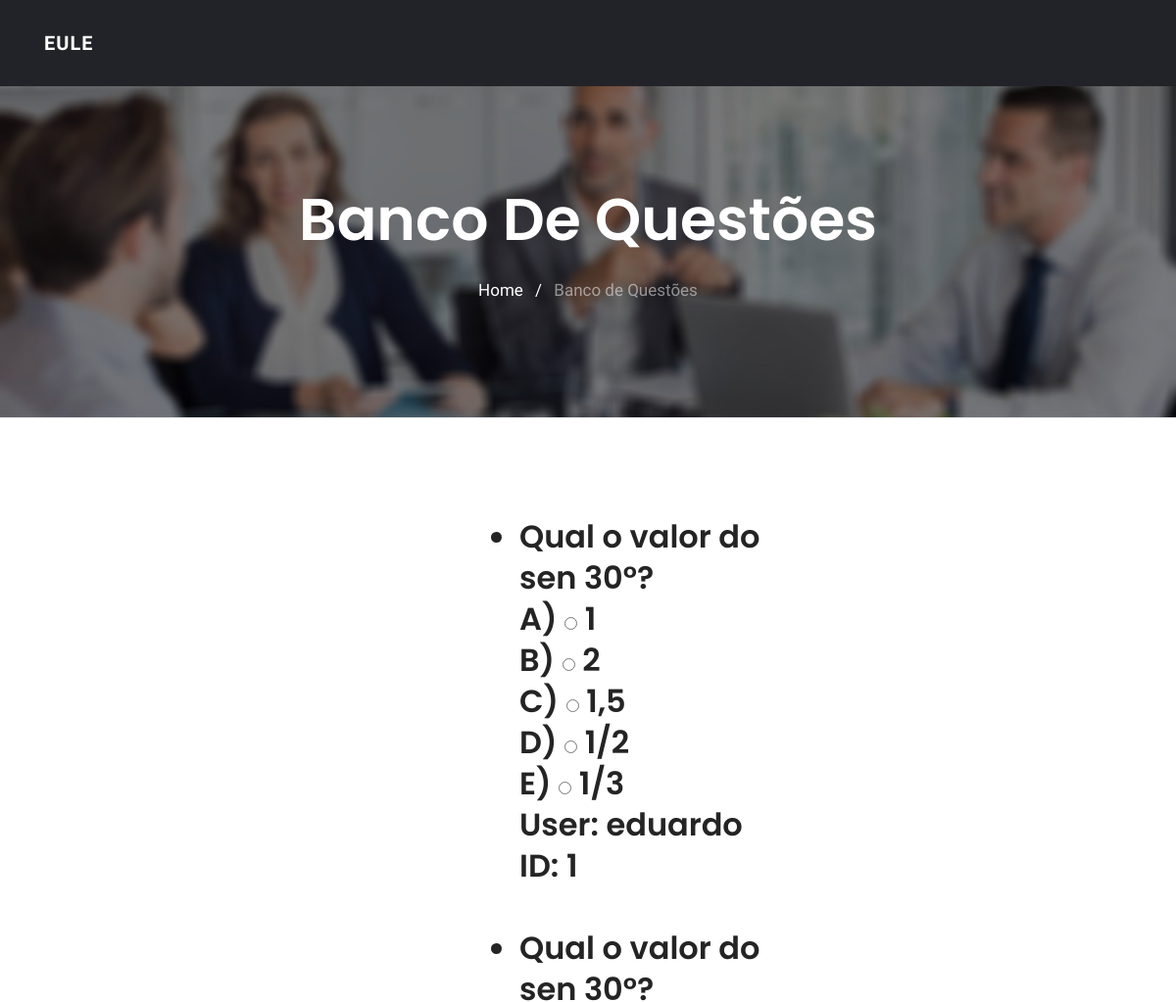
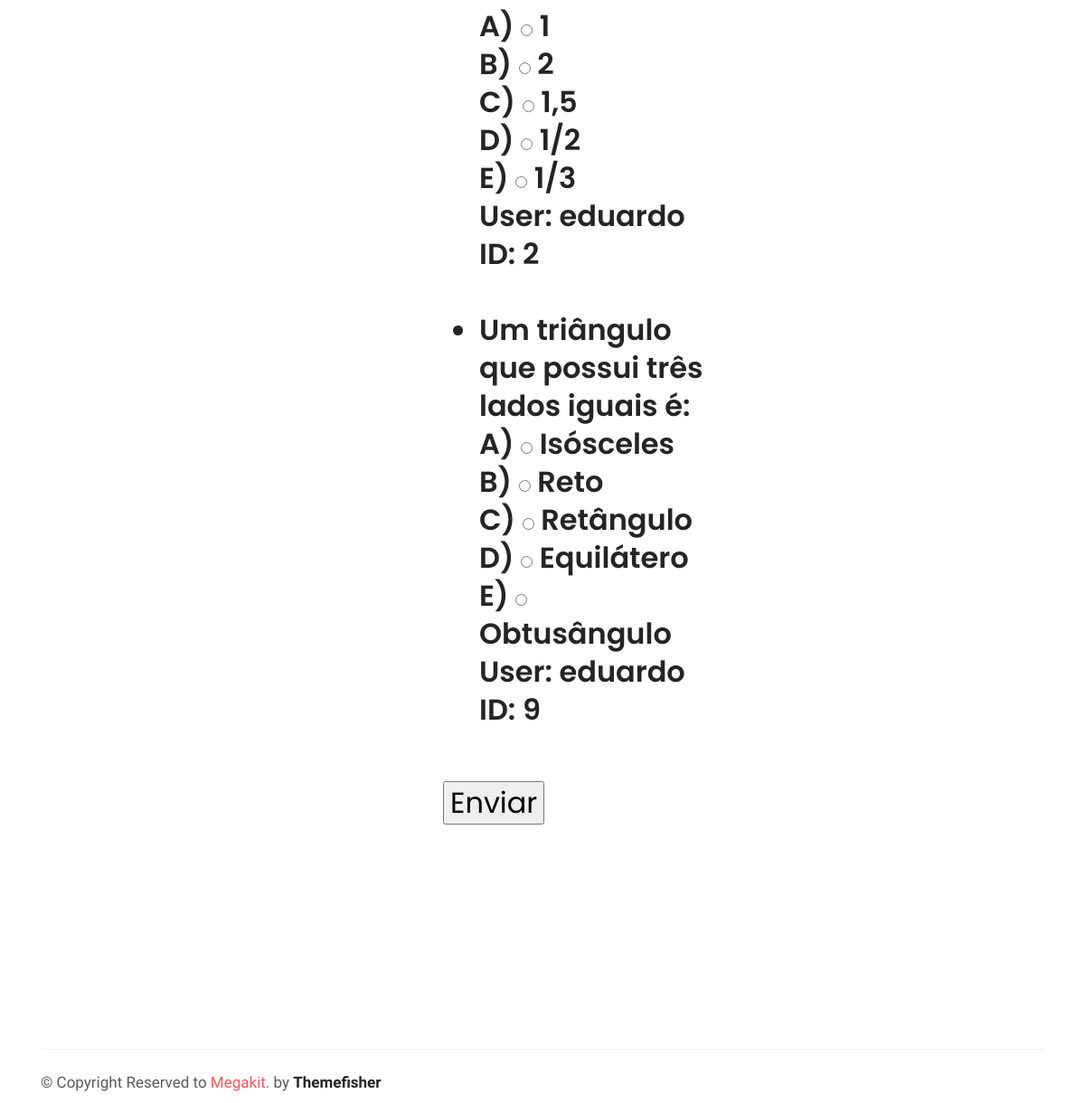
The page /banco_de_questoes/Matemática/ (signed in) on the database its author committed (2 pictures, top to bottom).
### app/models.py (models this page shows)
class Questoes(models.Model):
	STATUS = (
		('A', 'A'),
		('B', 'B'),
		('C', 'C'),
		('D', 'D'),
		('E', 'E'),
	)
	enunciado = models.TextField()
	itemA = models.TextField()
	itemB = models.TextField()
	itemC = models.TextField()
	itemD = models.TextField()
	itemE = models.TextField()
	gabarito = models.CharField(
		max_length=1,
		choices = STATUS,
	)
	id_class = models.ForeignKey(Classificacao, on_delete=models.CASCADE)

### app/views.py (the view)
# urls.py: path('banco_de_questoes/<str:cat>/', views.banco_de_questoes, name='responder'),
@login_required
def banco_de_questoes(request, cat):
	questoes = Questoes.objects.filter(id_class=0)
	if request.method == "POST":
		for q in request.POST:
			if q != 'csrfmiddlewaretoken':
				resp = request.POST[q]
				quest = Questoes.objects.get(id=q)
				hist = Historico(id_questao=quest, id_user=request.user, resposta=resp, acerto=False)
				hist.save()
		return redirect('/')
	else:
		classificacao = Classificacao.objects.filter(categoria=cat)
		for i in classificacao:
			var = i.id
			if i==0:
				questoes = Questoes.objects.filter(id_class=var)
			else:
				q = Questoes.objects.filter(id_class=var)
				def unir(questoes, q):
					return (questoes | q)
				questoes = unir(questoes, q)
	context = {
		'questoes': questoes,
	}
	return render(request, 'apps/banco.html', context)

### app/templates/apps/banco.html (shortened to what this page needs)
{% load static %}
<!doctype html>
<html lang="pt-br">
  <head>
  <link rel="stylesheet" href={%static "plugins/bootstrap/css/bootstrap.min.css" %}>
  <link rel="stylesheet" href={%static "plugins/themify/css/themify-icons.css" %}>
  <link rel="stylesheet" href={%static "plugins/fontawesome/css/all.css" %}>
  <link rel="stylesheet" href={%static "plugins/magnific-popup/dist/magnific-popup.css" %}>
  <link rel="stylesheet" href={%static "plugins/slick-carousel/slick/slick.css" %}>
  <link rel="stylesheet" href={%static "plugins/slick-carousel/slick/slick-theme.css" %}>
  <link rel="stylesheet" href={%static "css/style.css" %}>
</head>
<body>
<header class="navigation">
	<nav class="navbar navbar-expand-lg  py-4" id="navbar">
		<div class="container">
		  <a class="navbar-brand" href="index.html">
		  	EULE
		  </a>
		</div>
	</nav>
</header>
<div class="main-wrapper ">
<section class="page-title bg-1">
  <div class="container">
    <div class="row">
      <div class="col-md-12">
        <div class="block text-center">
          <h1 class="text-capitalize mb-4 text-lg">Banco de Questões</h1>
          <ul class="list-inline">
            <li class="list-inline-item"><a href="#" class="text-white">Home</a></li>
            <li class="list-inline-item"><span class="text-white">/</span></li>
            <li class="list-inline-item"><a href="#" class="text-white-50">Banco de Questões</a></li>
          </ul>
        </div>
      </div>
    </div>
  </div>
</section>
<section class="section service border-top">
		<div class="row justify-content-center">
			<div class="col-lg-4 col-md-6 col-sm-6">
				<div class="service-item mb-5">
					<h2>
						{% if questoes %}
		<form method="POST">
			<ul>
			{% for q in questoes %}
				<li> {{q.enunciado}} </li>
				A) <input type="radio" name="{{q.id}}" value="A"> {{q.itemA}}
				<br>
				B) <input type="radio" name="{{q.id}}" value="B"> {{q.itemB}}
				<br>
				C) <input type="radio" name="{{q.id}}" value="C"> {{q.itemC}}
				<br>
				D) <input type="radio" name="{{q.id}}" value="D"> {{q.itemD}}
				<br>
				E) <input type="radio" name="{{q.id}}" value="E"> {{q.itemE}}
				<br>
				User: {{ user.get_username }}
				<br>
				ID: {{ q.id}}
				<br>
				<br>
			{% endfor %}
			</ul>
			<input type="submit" value="Enviar">
		</form>
	{% else %}
		<h2>Não há questões para esta categoria.</h2>
	{% endif %}
					</h2>
				</div>
			</div>
		</div>
	</div>
<footer class="footer section">
	<div class="container">
		<div class="footer-btm pt-4">
			<div class="row">
				<div class="col-lg-6">
					<div class="copyright">
						&copy; Copyright Reserved to <span class="text-color">Megakit.</span> by <a href="https://themefisher.com/" target="_blank">Themefisher</a>
					</div>
				</div>
		</div>
	</div>
</footer>
  </body>
  </html>

### app/static/css/style.css (style rules this page uses)
html { overflow-x: hidden; }
body { line-height: 1.5; font-family: "Hind", serif; -webkit-font-smoothing: antialiased; font-size: 17px; color: rgba(0, 0, 0, 0.65); }
h1, .h1, h2, .h2, h3, .h3, h4, .h4, h5, .h5, h6, .h6 { font-family: "Poppins", sans-serif; font-weight: 600; color: #242424; }
h1, .h1 { font-size: 2.5rem; }
h2, .h2 { font-size: 2rem; font-weight: 600; line-height: 42px; }
.section { padding: 100px 0; }
.overly, .page-title, .slider, .cta, .hero-img { position: relative; }
.overly:before, .page-title:before, .slider:before, .cta:before, .hero-img:before { content: ""; position: absolute; left: 0; top: 0; bottom: 0; right: 0; width: 100%; height: 100%; opacity: 0.5; background: #000; }
.text-color { color: #f75757; }
.text-lg { font-size: 3.75rem; }
a { color: #242424; text-decoration: none; }
.page-title { padding: 100px 0; }
.page-title .block h1 { color: #fff; }
#navbar { background: #222328; box-shadow: 0 1px 2px rgba(0, 0, 0, 0.05); }
.navbar-brand { color: #fff; font-weight: 600; letter-spacing: 1px; }
.bg-1 { background: url("../images/bg/home-2.jpg") no-repeat 50% 50%; background-size: cover; }
.service-item { position: relative; padding-left: 80px; }
.footer { padding-bottom: 10px; }
.footer .copyright a { font-weight: 600; }
.footer-btm { border-top: 1px solid rgba(0, 0, 0, 0.06); }

### rows shown on the page
Questoes: enunciado "Qual o valor do sen 30°?", itemA "1", itemB "2", itemC "1,5", itemD "1/2", itemE "1/3", id "1"
Questoes: enunciado "Qual o valor do sen 30°?", itemA "1", itemB "2", itemC "1,5", itemD "1/2", itemE "1/3", id "2"
Questoes: enunciado "Um triângulo que possui três lados iguais é:", itemA "Isósceles", itemB "Reto", itemC "Retângulo", itemD "Equilátero", itemE "Obtusângulo", id "9"

### other values the page prints
{{ user.get_username }} "eduardo"
